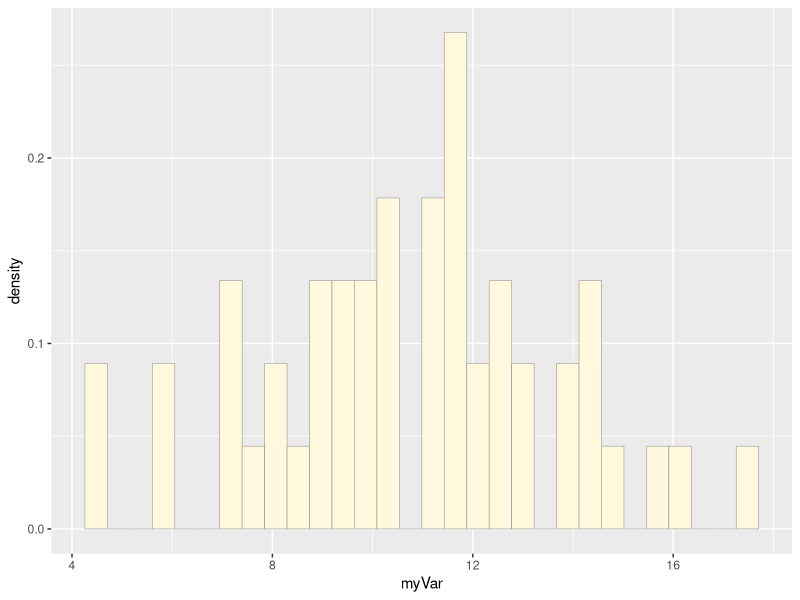
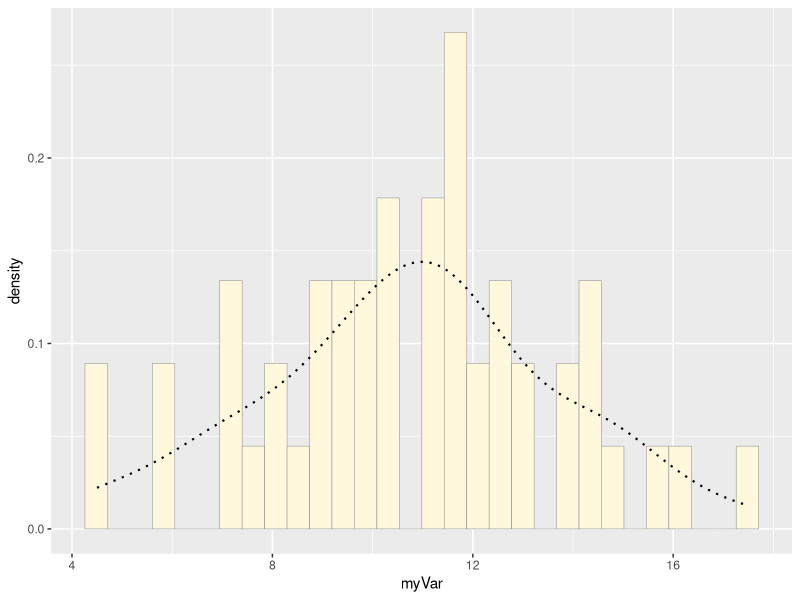
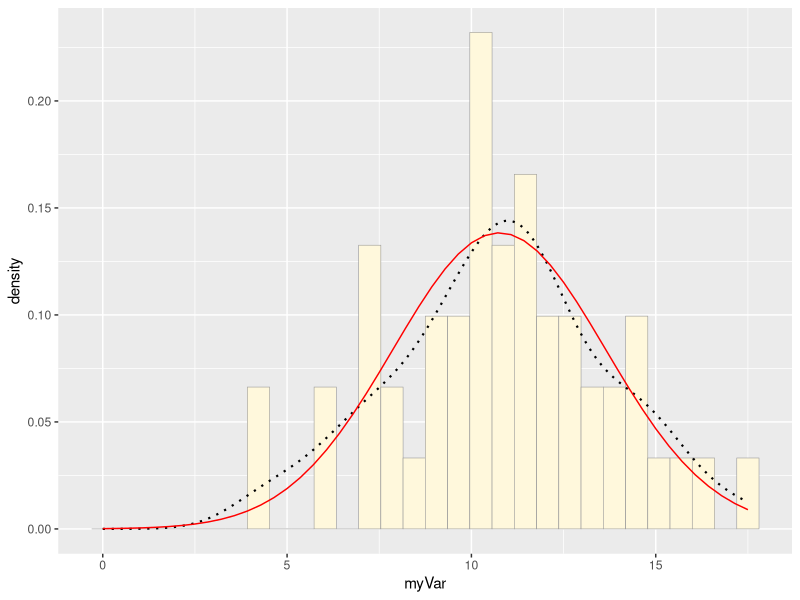
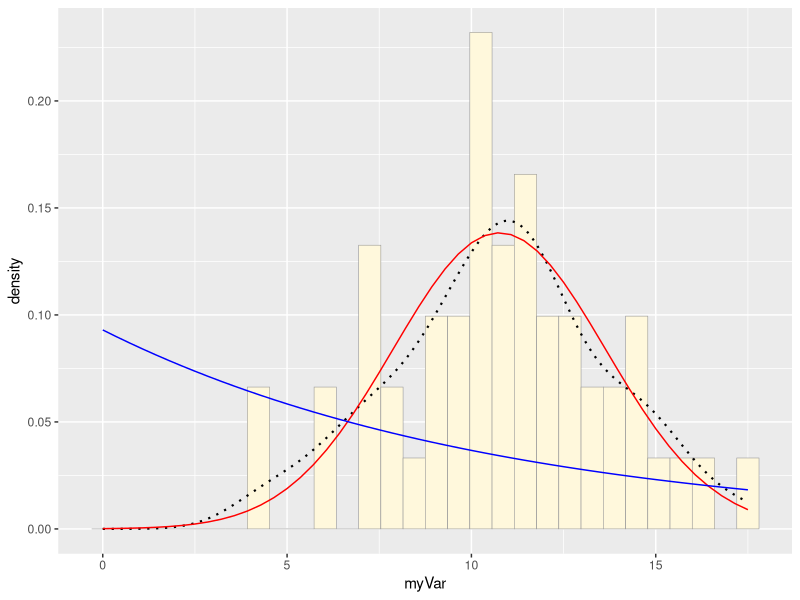
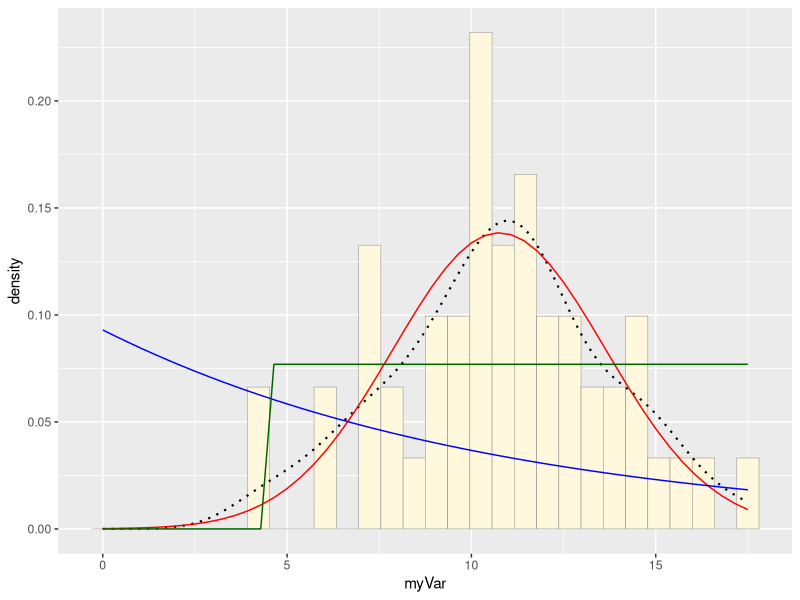
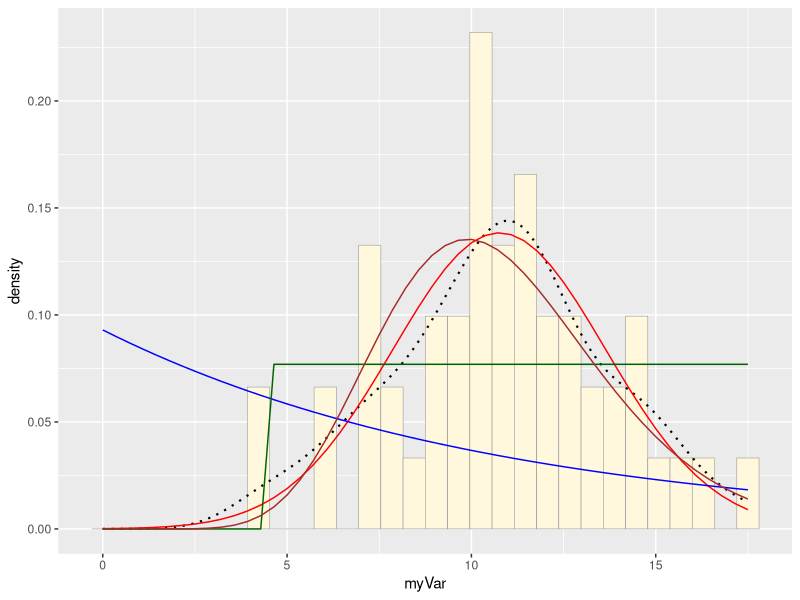
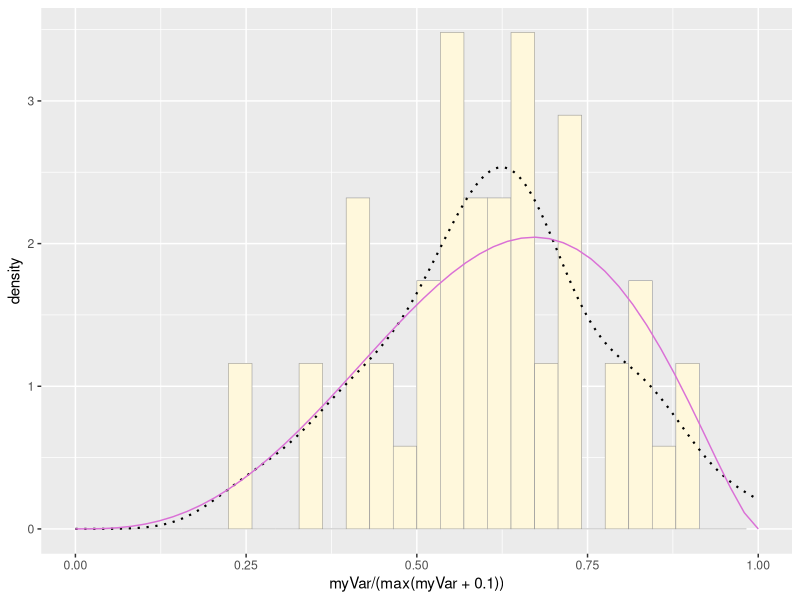

Write R code to recreate these figures, in order.
#Hw7: Simulating and Fitting Data Distributions 

# Open Libraries
library(ggplot2) # for graphics
library(MASS) # for maximum likelihood estimation

# Read in data vector 
# quick and dirty, a truncated normal distribution to work on the solution set
z <- rnorm(n=3000,mean=0.2)
z <- data.frame(1:3000,z)
names(z) <- list("myVar")
z <- z[z$myVar>0,]
str(z)
summary(z$myVar)

# My data
z <- read.table("Athyrium_VT_Pinnae.csv",header=TRUE,sep=",", stringsAsFactors=FALSE)
names(z) <- list("myVar")
str(z)
summary(z)



# Plot histogram of data 
p1 <- ggplot(data=z, aes(x=myVar, y=..density..)) +
  geom_histogram(color="grey60",fill="cornsilk",size=0.2) 
print(p1)

# Add empirical density curve 
p1 <-  p1 +  geom_density(linetype="dotted",size=0.75)
print(p1)

# Get maximum likelihood parameters for `normal`
normPars <- fitdistr(z$myVar,"normal")
print(normPars)
str(normPars)
normPars$estimate["mean"] # note structure of getting a named attribute


# Plot `normal` probability density 
meanML <- normPars$estimate["mean"]
sdML <- normPars$estimate["sd"]

xval <- seq(0,max(z$myVar),len=length(z$myVar))

stat <- stat_function(aes(x = xval, y = ..y..), fun = dnorm, colour="red", n = length(z$myVar), args = list(mean = meanML, sd = sdML))
p1 + stat

# Plot `exponential` probability density 
expoPars <- fitdistr(z$myVar,"exponential")
rateML <- expoPars$estimate["rate"]

stat2 <- stat_function(aes(x = xval, y = ..y..), fun = dexp, colour="blue", n = length(z$myVar), args = list(rate=rateML))
p1 + stat + stat2

# Plot `uniform` probability density 
stat3 <- stat_function(aes(x = xval, y = ..y..), fun = dunif, colour="darkgreen", n = length(z$myVar), args = list(min=min(z$myVar), max=max(z$myVar)))
p1 + stat + stat2 + stat3

# Plot `gamma` probability density 
gammaPars <- fitdistr(z$myVar,"gamma")
shapeML <- gammaPars$estimate["shape"]
rateML <- gammaPars$estimate["rate"]

stat4 <- stat_function(aes(x = xval, y = ..y..), fun = dgamma, colour="brown", n = length(z$myVar), args = list(shape=shapeML, rate=rateML))
p1 + stat + stat2 + stat3 + stat4

# Plot `beta` probability density
pSpecial <- ggplot(data=z, aes(x=myVar/(max(myVar + 0.1)), y=..density..)) +
  geom_histogram(color="grey60",fill="cornsilk",size=0.2) + 
  xlim(c(0,1)) +
  geom_density(size=0.75,linetype="dotted")

betaPars <- fitdistr(x=z$myVar/max(z$myVar + 0.1),start=list(shape1=1,shape2=2),"beta")
shape1ML <- betaPars$estimate["shape1"]
shape2ML <- betaPars$estimate["shape2"]

statSpecial <- stat_function(aes(x = xval, y = ..y..), fun = dbeta, colour="orchid", n = length(z$myVar), args = list(shape1=shape1ML,shape2=shape2ML))
pSpecial + statSpecial
